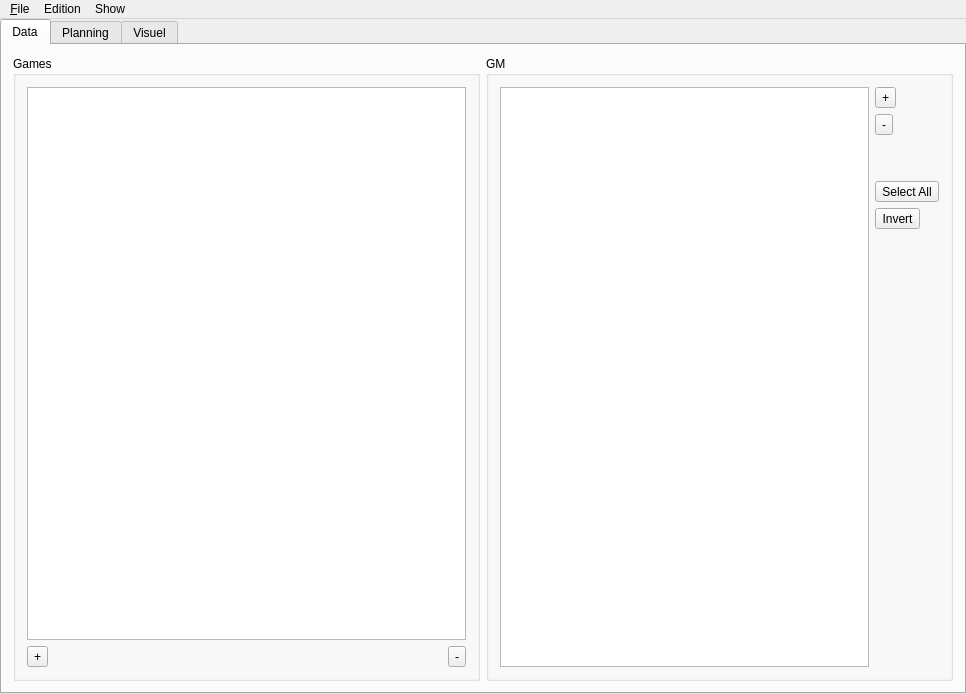
<?xml version="1.0" encoding="UTF-8"?>
<ui version="4.0">
 <class>MainWindow</class>
 <widget class="QMainWindow" name="MainWindow">
  <property name="geometry">
   <rect>
    <x>0</x>
    <y>0</y>
    <width>966</width>
    <height>694</height>
   </rect>
  </property>
  <property name="windowTitle">
   <string>%1[*] - Rolisteam Convention Manager</string>
  </property>
  <property name="windowIcon">
   <iconset resource="resources.qrc">
    <normaloff>:/images/symbol.png</normaloff>:/images/symbol.png</iconset>
  </property>
  <widget class="QWidget" name="centralWidget">
   <layout class="QHBoxLayout" name="horizontalLayout_4">
    <property name="spacing">
     <number>0</number>
    </property>
    <property name="leftMargin">
     <number>0</number>
    </property>
    <property name="topMargin">
     <number>0</number>
    </property>
    <property name="rightMargin">
     <number>0</number>
    </property>
    <property name="bottomMargin">
     <number>0</number>
    </property>
    <item>
     <widget class="QTabWidget" name="m_tabWidget">
      <property name="currentIndex">
       <number>0</number>
      </property>
      <widget class="QWidget" name="tab">
       <attribute name="title">
        <string>Data</string>
       </attribute>
       <layout class="QHBoxLayout" name="horizontalLayout_3">
        <item>
         <widget class="QGroupBox" name="groupBox_2">
          <property name="title">
           <string>Games</string>
          </property>
          <layout class="QVBoxLayout" name="verticalLayout">
           <item>
            <widget class="QListView" name="m_gameView"/>
           </item>
           <item>
            <layout class="QHBoxLayout" name="horizontalLayout">
             <item>
              <widget class="QToolButton" name="m_addGameButton">
               <property name="text">
                <string>+</string>
               </property>
               <property name="icon">
                <iconset resource="resources.qrc">
                 <normaloff>:/images/add_round.png</normaloff>:/images/add_round.png</iconset>
               </property>
              </widget>
             </item>
             <item>
              <spacer name="horizontalSpacer">
               <property name="orientation">
                <enum>Qt::Horizontal</enum>
               </property>
               <property name="sizeHint" stdset="0">
                <size>
                 <width>178</width>
                 <height>20</height>
                </size>
               </property>
              </spacer>
             </item>
             <item>
              <widget class="QToolButton" name="m_deleteGameButton">
               <property name="text">
                <string>-</string>
               </property>
               <property name="icon">
                <iconset resource="resources.qrc">
                 <normaloff>:/images/delete.png</normaloff>:/images/delete.png</iconset>
               </property>
              </widget>
             </item>
            </layout>
           </item>
          </layout>
         </widget>
        </item>
        <item>
         <widget class="QGroupBox" name="groupBox_3">
          <property name="title">
           <string>GM</string>
          </property>
          <layout class="QVBoxLayout" name="verticalLayout_3">
           <item>
            <layout class="QHBoxLayout" name="horizontalLayout_9">
             <item>
              <widget class="QListView" name="m_masterView"/>
             </item>
             <item>
              <layout class="QVBoxLayout" name="verticalLayout_2" stretch="0,0,0,0,0,1">
               <item>
                <widget class="QToolButton" name="m_addGMButton">
                 <property name="text">
                  <string>+</string>
                 </property>
                 <property name="icon">
                  <iconset resource="resources.qrc">
                   <normaloff>:/images/add_round.png</normaloff>:/images/add_round.png</iconset>
                 </property>
                </widget>
               </item>
               <item>
                <widget class="QToolButton" name="m_deleteGMButton">
                 <property name="text">
                  <string>-</string>
                 </property>
                 <property name="icon">
                  <iconset resource="resources.qrc">
                   <normaloff>:/images/delete.png</normaloff>:/images/delete.png</iconset>
                 </property>
                </widget>
               </item>
               <item>
                <spacer name="verticalSpacer_2">
                 <property name="orientation">
                  <enum>Qt::Vertical</enum>
                 </property>
                 <property name="sizeHint" stdset="0">
                  <size>
                   <width>20</width>
                   <height>40</height>
                  </size>
                 </property>
                </spacer>
               </item>
               <item>
                <widget class="QToolButton" name="m_checkallBtn">
                 <property name="text">
                  <string>Select All</string>
                 </property>
                 <property name="icon">
                  <iconset resource="resources.qrc">
                   <normaloff>:/images/selectAll.png</normaloff>:/images/selectAll.png</iconset>
                 </property>
                </widget>
               </item>
               <item>
                <widget class="QToolButton" name="m_invertSelectionBtn">
                 <property name="text">
                  <string>Invert</string>
                 </property>
                 <property name="icon">
                  <iconset resource="resources.qrc">
                   <normaloff>:/images/invert.svg</normaloff>:/images/invert.svg</iconset>
                 </property>
                </widget>
               </item>
               <item>
                <spacer name="verticalSpacer">
                 <property name="orientation">
                  <enum>Qt::Vertical</enum>
                 </property>
                 <property name="sizeHint" stdset="0">
                  <size>
                   <width>20</width>
                   <height>40</height>
                  </size>
                 </property>
                </spacer>
               </item>
              </layout>
             </item>
            </layout>
           </item>
          </layout>
         </widget>
        </item>
       </layout>
      </widget>
      <widget class="QWidget" name="tab_3">
       <attribute name="title">
        <string>Planning</string>
       </attribute>
       <layout class="QVBoxLayout" name="verticalLayout_11">
        <item>
         <widget class="QSplitter" name="splitter_2">
          <property name="orientation">
           <enum>Qt::Horizontal</enum>
          </property>
          <widget class="QWidget" name="layoutWidget">
           <layout class="QVBoxLayout" name="verticalLayout_7">
            <item>
             <layout class="QHBoxLayout" name="horizontalLayout_5">
              <item>
               <widget class="QToolButton" name="m_previousDay">
                <property name="text">
                 <string>...</string>
                </property>
                <property name="icon">
                 <iconset resource="resources.qrc">
                  <normaloff>:/images/go-left.png</normaloff>:/images/go-left.png</iconset>
                </property>
               </widget>
              </item>
              <item>
               <spacer name="horizontalSpacer_3">
                <property name="orientation">
                 <enum>Qt::Horizontal</enum>
                </property>
                <property name="sizeHint" stdset="0">
                 <size>
                  <width>40</width>
                  <height>20</height>
                 </size>
                </property>
               </spacer>
              </item>
              <item>
               <widget class="QToolButton" name="m_properties">
                <property name="text">
                 <string>Wizzard</string>
                </property>
               </widget>
              </item>
              <item>
               <spacer name="horizontalSpacer_4">
                <property name="orientation">
                 <enum>Qt::Horizontal</enum>
                </property>
                <property name="sizeHint" stdset="0">
                 <size>
                  <width>40</width>
                  <height>20</height>
                 </size>
                </property>
               </spacer>
              </item>
              <item>
               <widget class="QToolButton" name="m_nextDay">
                <property name="text">
                 <string>...</string>
                </property>
                <property name="icon">
                 <iconset resource="resources.qrc">
                  <normaloff>:/images/go-right.png</normaloff>:/images/go-right.png</iconset>
                </property>
               </widget>
              </item>
             </layout>
            </item>
            <item>
             <widget class="QGraphicsView" name="m_timeLine"/>
            </item>
           </layout>
          </widget>
          <widget class="QWidget" name="layoutWidget">
           <layout class="QVBoxLayout" name="verticalLayout_8">
            <item>
             <layout class="QHBoxLayout" name="horizontalLayout_8">
              <item>
               <widget class="QLabel" name="label_2">
                <property name="text">
                 <string>Filter</string>
                </property>
               </widget>
              </item>
              <item>
               <widget class="QLineEdit" name="m_filterEdit"/>
              </item>
             </layout>
            </item>
            <item>
             <widget class="ScenarioListView" name="m_availableScenario">
              <property name="dragEnabled">
               <bool>true</bool>
              </property>
              <property name="dragDropMode">
               <enum>QAbstractItemView::DragOnly</enum>
              </property>
              <property name="alternatingRowColors">
               <bool>true</bool>
              </property>
              <property name="selectionMode">
               <enum>QAbstractItemView::SingleSelection</enum>
              </property>
              <property name="selectionBehavior">
               <enum>QAbstractItemView::SelectRows</enum>
              </property>
              <property name="sortingEnabled">
               <bool>true</bool>
              </property>
              <attribute name="horizontalHeaderShowSortIndicator" stdset="0">
               <bool>true</bool>
              </attribute>
              <attribute name="horizontalHeaderStretchLastSection">
               <bool>false</bool>
              </attribute>
              <attribute name="verticalHeaderVisible">
               <bool>false</bool>
              </attribute>
             </widget>
            </item>
           </layout>
          </widget>
         </widget>
        </item>
       </layout>
      </widget>
      <widget class="QWidget" name="m_visual">
       <attribute name="title">
        <string>Visuel</string>
       </attribute>
       <layout class="QVBoxLayout" name="verticalLayout_10">
        <item>
         <layout class="QHBoxLayout" name="horizontalLayout_7">
          <item>
           <widget class="QPushButton" name="m_startAnimation">
            <property name="text">
             <string>Carousel Animation</string>
            </property>
            <property name="checkable">
             <bool>true</bool>
            </property>
           </widget>
          </item>
          <item>
           <spacer name="horizontalSpacer_7">
            <property name="orientation">
             <enum>Qt::Horizontal</enum>
            </property>
            <property name="sizeHint" stdset="0">
             <size>
              <width>40</width>
              <height>20</height>
             </size>
            </property>
           </spacer>
          </item>
          <item>
           <layout class="QHBoxLayout" name="horizontalLayout_6">
            <item>
             <widget class="QLabel" name="label">
              <property name="text">
               <string>Texte:</string>
              </property>
             </widget>
            </item>
            <item>
             <widget class="QLineEdit" name="m_msgEdit"/>
            </item>
            <item>
             <widget class="QPushButton" name="m_showMsg">
              <property name="text">
               <string>Show Message</string>
              </property>
             </widget>
            </item>
           </layout>
          </item>
          <item>
           <spacer name="horizontalSpacer_6">
            <property name="orientation">
             <enum>Qt::Horizontal</enum>
            </property>
            <property name="sizeHint" stdset="0">
             <size>
              <width>40</width>
              <height>20</height>
             </size>
            </property>
           </spacer>
          </item>
          <item>
           <widget class="QPushButton" name="m_bigPopup">
            <property name="text">
             <string>Show Big Popup</string>
            </property>
           </widget>
          </item>
         </layout>
        </item>
        <item>
         <widget class="QScrollArea" name="m_scrollAreaVisual">
          <property name="widgetResizable">
           <bool>true</bool>
          </property>
          <widget class="QWidget" name="scrollAreaWidgetContents_2">
           <property name="geometry">
            <rect>
             <x>0</x>
             <y>0</y>
             <width>942</width>
             <height>586</height>
            </rect>
           </property>
           <layout class="QVBoxLayout" name="verticalLayout_9"/>
          </widget>
         </widget>
        </item>
       </layout>
      </widget>
     </widget>
    </item>
   </layout>
  </widget>
  <widget class="QMenuBar" name="menuBar">
   <property name="geometry">
    <rect>
     <x>0</x>
     <y>0</y>
     <width>966</width>
     <height>22</height>
    </rect>
   </property>
   <widget class="QMenu" name="m_fileMenu">
    <property name="title">
     <string>&amp;File</string>
    </property>
    <widget class="QMenu" name="menuImport">
     <property name="title">
      <string>Import</string>
     </property>
     <addaction name="m_importXMLAct"/>
     <addaction name="m_importBinary"/>
     <addaction name="m_csvAct"/>
     <addaction name="m_importPythonJsonAct"/>
    </widget>
    <widget class="QMenu" name="menuExport">
     <property name="title">
      <string>Export</string>
     </property>
     <addaction name="m_exportXMLAct"/>
     <addaction name="m_exportCSVAct"/>
     <addaction name="m_exportBinary"/>
    </widget>
    <addaction name="m_newAct"/>
    <addaction name="m_openAct"/>
    <addaction name="m_saveAct"/>
    <addaction name="m_saveAsAct"/>
    <addaction name="separator"/>
    <addaction name="menuImport"/>
    <addaction name="menuExport"/>
    <addaction name="separator"/>
    <addaction name="m_quitAct"/>
   </widget>
   <widget class="QMenu" name="menuShow">
    <property name="title">
     <string>Show</string>
    </property>
    <addaction name="m_customerViewDisplayAct"/>
    <addaction name="m_showFullScreenAct"/>
   </widget>
   <widget class="QMenu" name="menuActuion">
    <property name="title">
     <string>Edition</string>
    </property>
    <addaction name="m_newGameAct"/>
    <addaction name="m_newGmAct"/>
    <addaction name="separator"/>
    <addaction name="m_registerPlayerAct"/>
    <addaction name="actionPreferences"/>
   </widget>
   <addaction name="m_fileMenu"/>
   <addaction name="menuActuion"/>
   <addaction name="menuShow"/>
  </widget>
  <action name="m_openAct">
   <property name="text">
    <string>Open</string>
   </property>
   <property name="shortcut">
    <string>Ctrl+O</string>
   </property>
  </action>
  <action name="m_newAct">
   <property name="text">
    <string>New</string>
   </property>
   <property name="shortcut">
    <string>Ctrl+N</string>
   </property>
  </action>
  <action name="m_saveAct">
   <property name="text">
    <string>Save</string>
   </property>
   <property name="shortcut">
    <string>Ctrl+S</string>
   </property>
  </action>
  <action name="m_saveAsAct">
   <property name="text">
    <string>Save As</string>
   </property>
   <property name="shortcut">
    <string>Ctrl+Shift+S</string>
   </property>
  </action>
  <action name="m_quitAct">
   <property name="icon">
    <iconset resource="resources.qrc">
     <normaloff>:/images/exit.png</normaloff>:/images/exit.png</iconset>
   </property>
   <property name="text">
    <string>Quit</string>
   </property>
   <property name="shortcut">
    <string>Ctrl+Q</string>
   </property>
  </action>
  <action name="m_customerViewDisplayAct">
   <property name="checkable">
    <bool>true</bool>
   </property>
   <property name="text">
    <string>Scenarios List</string>
   </property>
   <property name="shortcut">
    <string>Alt+S</string>
   </property>
  </action>
  <action name="m_newGameAct">
   <property name="icon">
    <iconset resource="resources.qrc">
     <normaloff>:/images/add_round.png</normaloff>:/images/add_round.png</iconset>
   </property>
   <property name="text">
    <string>New Game</string>
   </property>
   <property name="shortcut">
    <string>Alt+N</string>
   </property>
  </action>
  <action name="m_newGmAct">
   <property name="icon">
    <iconset resource="resources.qrc">
     <normaloff>:/images/add_round.png</normaloff>:/images/add_round.png</iconset>
   </property>
   <property name="text">
    <string>New Gm</string>
   </property>
   <property name="shortcut">
    <string>Alt+G</string>
   </property>
  </action>
  <action name="m_importXMLAct">
   <property name="text">
    <string>XML</string>
   </property>
  </action>
  <action name="m_exportXMLAct">
   <property name="text">
    <string>XML</string>
   </property>
  </action>
  <action name="m_showFullScreenAct">
   <property name="text">
    <string>Show Full Screen</string>
   </property>
  </action>
  <action name="m_registerPlayerAct">
   <property name="checkable">
    <bool>true</bool>
   </property>
   <property name="checked">
    <bool>true</bool>
   </property>
   <property name="text">
    <string>Registrer Player</string>
   </property>
  </action>
  <action name="m_exportCSVAct">
   <property name="text">
    <string>CSV</string>
   </property>
  </action>
  <action name="m_importBinary">
   <property name="text">
    <string>Binary</string>
   </property>
  </action>
  <action name="m_exportBinary">
   <property name="text">
    <string>Binary</string>
   </property>
  </action>
  <action name="m_csvAct">
   <property name="text">
    <string>CSV</string>
   </property>
  </action>
  <action name="m_importPythonJsonAct">
   <property name="text">
    <string>Python JSON</string>
   </property>
  </action>
  <action name="actionPreferences">
   <property name="icon">
    <iconset resource="resources.qrc">
     <normaloff>:/images/settings.png</normaloff>:/images/settings.png</iconset>
   </property>
   <property name="text">
    <string>Preferences</string>
   </property>
   <property name="shortcut">
    <string>Ctrl+P</string>
   </property>
  </action>
 </widget>
 <layoutdefault spacing="6" margin="11"/>
 <customwidgets>
  <customwidget>
   <class>ScenarioListView</class>
   <extends>QTableView</extends>
   <header>localisation/scenariolistview.h</header>
  </customwidget>
 </customwidgets>
 <resources>
  <include location="resources.qrc"/>
 </resources>
 <connections/>
</ui>
